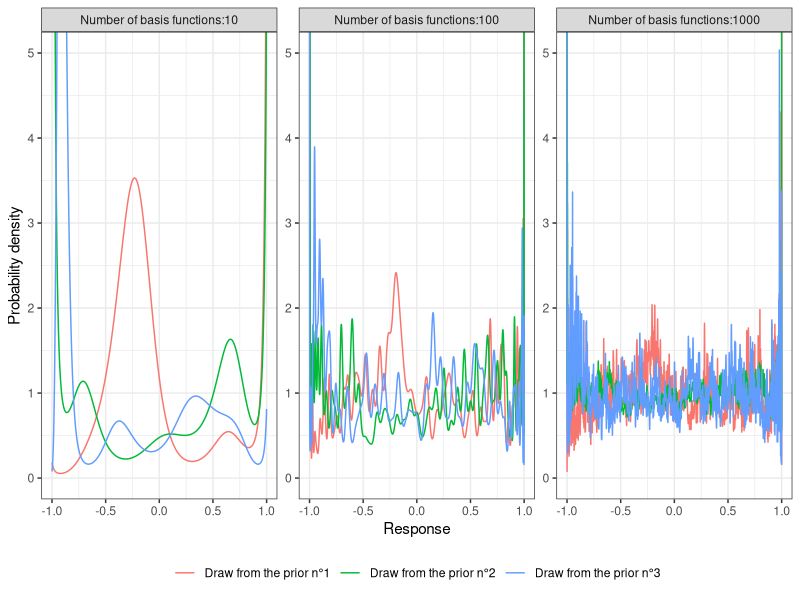
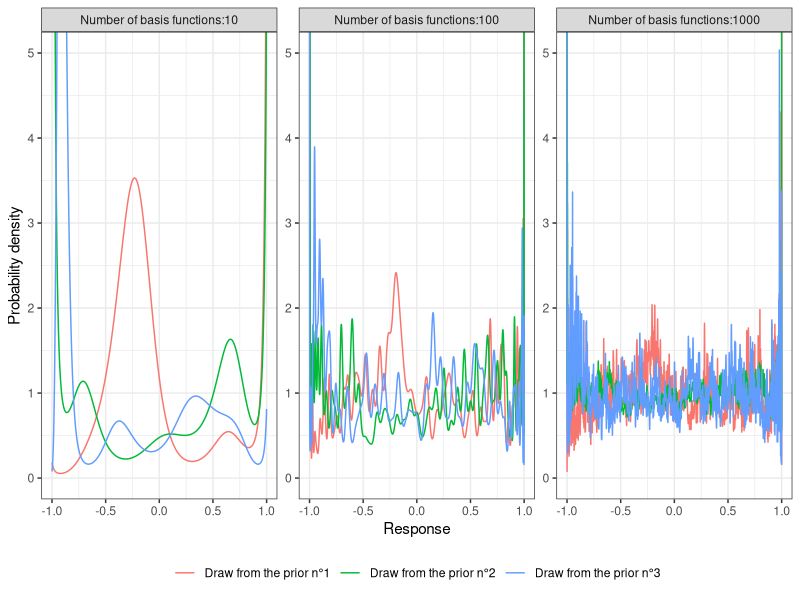

Source code (R) for these figures, in order:
library(ggplot2)
library(viridis)

# Compute Legendre polynomials up to degree n for a vector of x values
legendre_table <- function(n, x_vals) {
  x_vals <- as.vector(x_vals)  # Ensure x_vals is a vector
  m <- length(x_vals)          # Number of x values
  P <- matrix(0, nrow = m, ncol = n + 1)  # Matrix to store results
  
  # Base cases
  P[, 1] <- 1                # P_0(x) = 1
  if (n > 0) P[, 2] <- x_vals # P_1(x) = x
  
  # Compute P_n(x) using recurrence relation
  for (k in 2:n) {
    P[, k + 1] <- ((2 * k - 1) * x_vals * P[, k] - (k - 1) * P[, k - 1]) / k
  }
  
  colnames(P) <- paste0("P_", 0:n)  # Label columns for readability
  return(P)
}


# Example: Evaluate Bernstein basis polynomials of degree n = 5 at x = 0.3
x <- seq(-1, 1,, 20001)
M <- matrix(nrow=3*3, ncol=length(x))
for(i in seq(3)){
  p <- c(10, 100, 1000)[i]
  B <- legendre_table(p-1, x)
  for(j in seq(3)){
    set.seed(j)
    epsilon <- rnorm(p)
    
    f <-   B%*%epsilon
    SLGP <- f-max(f)
    SLGP <- SLGP *5 / diff(range(SLGP))
    SLGP <- exp(SLGP)/mean(exp(SLGP))
    M[(i-1)*3+j, ] <- SLGP
  }
} 
p <- c(sapply(c(10, 100, 1000), function(i){rep(i, (3*length(x)))}))
d <- c(sapply(seq(3), function(i){rep(i, length(x))}))
df <- data.frame(x=x, y=c(t(M)),
                 p=paste0("Number of basis functions:", p),
                 draw=paste0("Draw from the prior n°", d))
ggplot(df) +
  geom_line(mapping=aes(x=x, y=y, col=draw, group=draw))+
  facet_wrap(.~p, scale="free_y") +
  theme_bw()+
  theme(legend.position="bottom",
        legend.direction = "horizontal", 
        legend.title = element_blank())+
  coord_cartesian(ylim=c(0, 5))+
  xlab("Response")+
  ylab("Probability density")

ggsave(paste0("./Figures/badBasisFun",  ".pdf"), width=10, height=4.5)

